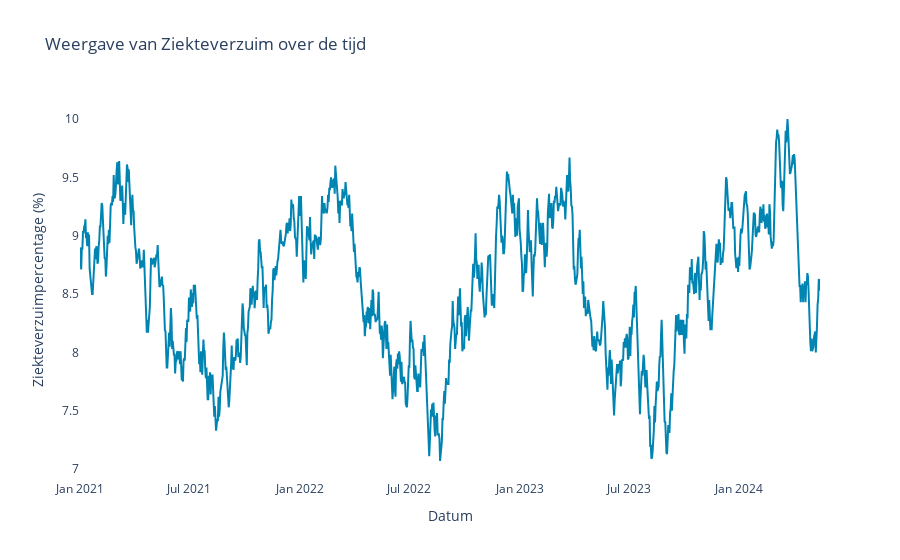

The notebook cell this image was saved under:
### Markdown cell above
# 1. Data en doel

Jullie zijn allen werkzaam bij zorgorganisatie 'Zorgello' in de afdeling Analytics. De bestuurder komt binnen stormen:

*Morgen heb ik een vergadering met de Raad van Toezicht. Vorig jaar hebben ze me flink aan de tand gevoeld over het ziekteverzuim. Ik heb voor de vergadering morgen een forecast nodig, zodat ik kan laten zien dat we vroegtijdig acteren. Kunnen jullie deze even snel maken? Het gaat om het voorspellen van het ziekteverzuimpercentage van ons personeel.* 

**Opgave 1.1.** De bestuurder geeft direct het doel aan: Voorspel het verzuimpercentage. Hiermee ga je voorbij aan de eerste stap: Wat kun je bedenken bij de data die geregistreerd wordt om te komen tot een ziekteverzuimpercentage?

Bekijk de data van het ziekteverzuimpercentage.

### Code cell
data = laad_data()
bekijk_ziekteverzuim(data)

### Figure 1 — Plotly figure (JSON) as saved in the notebook; plotly's stock layout.template omitted (floating-point values rounded to 4 significant figures; data arrays with more than 128 entries replaced by an {"elided": "..."} marker saying what was removed)
{"data": [{"line": {"color": "#0084B2"}, "mode": "lines", "name": "Ziekteverzuim", "type": "scatter", "x": {"elided": "1230 str values"}, "y": {"elided": "1230 float values"}}], "layout": {"paper_bgcolor": "white", "plot_bgcolor": "white", "title": {"text": "Weergave van Ziekteverzuim over de tijd"}, "xaxis": {"title": {"text": "Datum"}}, "yaxis": {"title": {"text": "Ziekteverzuimpercentage (%)"}}}}
